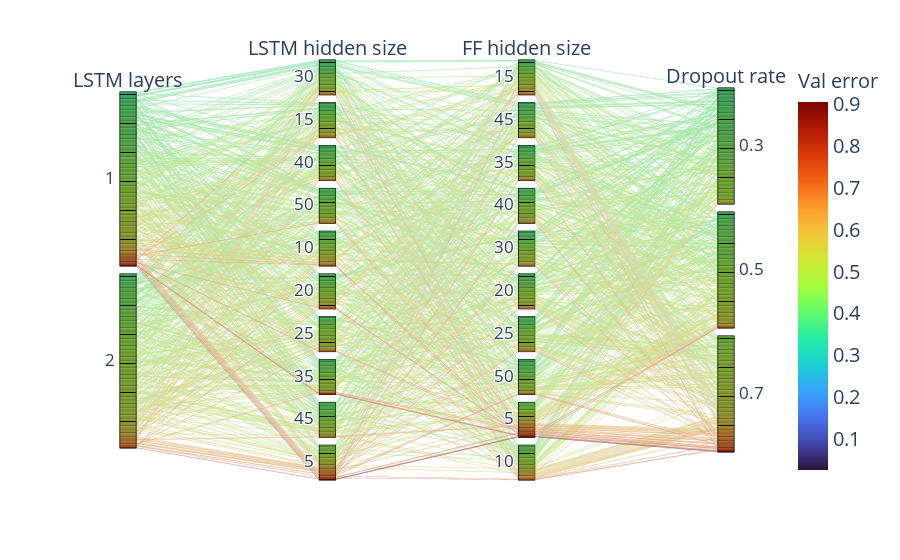

Notebook code cell kept with this figure:
### Code cell
# Plot grid search results
import plotly.express as px
plot_data = grid_df_mean_1a.copy()
fig = px.parallel_categories(plot_data, color='val_error',
                              dimensions=plot_data.drop(columns=['val_error', 'epochs_trained']).columns,
                              color_continuous_scale=px.colors.sequential.Turbo,
                              color_continuous_midpoint=plot_data.val_error.median(),
                              labels={'num_layers': 'LSTM layers', 'hidden1':'LSTM hidden size', 
                  'hidden2': 'FF hidden size', 'dropout':'Dropout rate',
                  'val_error':'Val error'})

# Increase all font sizes
fig.update_layout(
    font=dict(size=20),  # Controls all text: axis, tick, legend, etc.
    coloraxis_colorbar=dict(title_font=dict(size=20), tickfont=dict(size=20))
)

fig.show()

### Figure 1 — Plotly figure (JSON) as saved in the notebook; plotly's stock layout.template omitted (floating-point values rounded to 4 significant figures; data arrays with more than 128 entries replaced by an {"elided": "..."} marker saying what was removed)
{"data": [{"dimensions": [{"label": "LSTM layers", "values": {"elided": "600 float values"}}, {"label": "LSTM hidden size", "values": {"elided": "600 float values"}}, {"label": "FF hidden size", "values": {"elided": "600 float values"}}, {"label": "Dropout rate", "values": {"elided": "600 float values"}}], "domain": {"x": [0, 1], "y": [0, 1]}, "line": {"color": {"elided": "600 float values"}, "coloraxis": "coloraxis"}, "name": "", "type": "parcats"}], "layout": {"coloraxis": {"cmid": 0.4657, "colorbar": {"tickfont": {"size": 20}, "title": {"font": {"size": 20}, "text": "Val error"}}, "colorscale": [[0, "#30123b"], [0.07143, "#4145ab"], [0.1429, "#4675ed"], [0.2143, "#39a2fc"], [0.2857, "#1bcfd4"], [0.3571, "#24eca6"], [0.4286, "#61fc6c"], [0.5, "#a4fc3b"], [0.5714, "#d1e834"], [0.6429, "#f3c63a"], [0.7143, "#fe9b2d"], [0.7857, "#f36315"], [0.8571, "#d93806"], [0.9286, "#b11901"], [1, "#7a0402"]]}, "font": {"size": 20}, "legend": {"tracegroupgap": 0}, "margin": {"t": 60}}}
